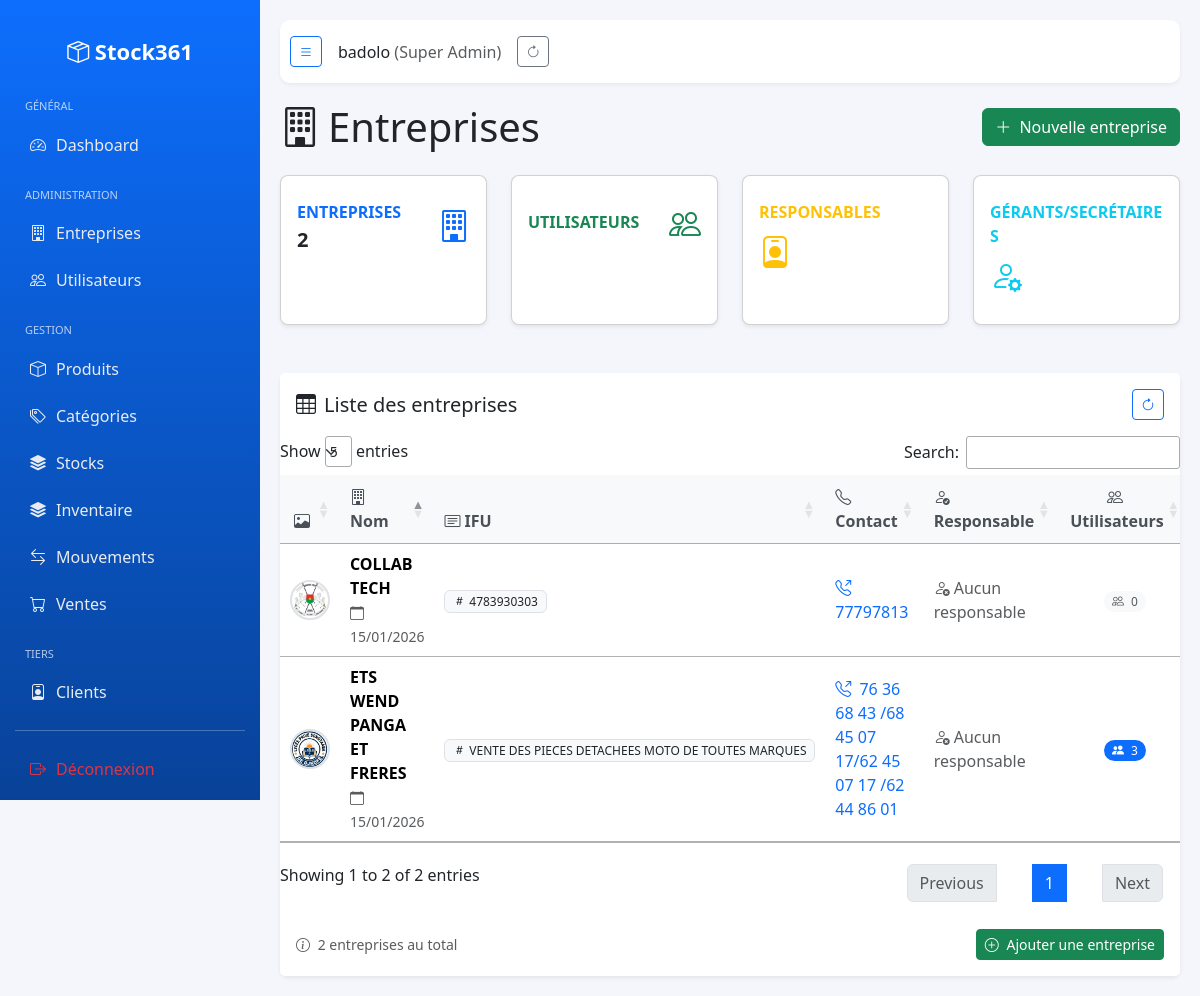
The page /entreprises/ (signed in) on the database its author committed.
### entreprise/models.py (models this page shows, shortened)
class Utilisateur(AbstractUser):
    class TypeUtilisateur(models.TextChoices):
        SUPER_ADMIN = 'super_admin', 'Super Admin'
        RESPONSABLE = 'responsable', 'Responsable'
        GERANT = 'gerant', 'Gérant/Secrétaire'
    entreprise = models.ForeignKey(
        Entreprise,
        on_delete=models.CASCADE,
        related_name='utilisateurs',
        blank=True,
        null=True
    )
    type_utilisateur = models.CharField(
        max_length=20,
        choices=TypeUtilisateur.choices,
        default=TypeUtilisateur.GERANT
    )
    est_actif = models.BooleanField(default=True)
    telephone = models.CharField(max_length=20, blank=True, null=True)
    adresse = models.CharField(max_length=255, blank=True, null=True)
    date_creation = models.DateTimeField(default=timezone.now)
    @property
    def est_super_admin(self):
        return self.type_utilisateur == self.TypeUtilisateur.SUPER_ADMIN
    def get_role_display(self):
        return self.get_type_utilisateur_display()
    @property
    def responsable(self):
        """
        Retourne le premier utilisateur de type 'responsable' ou None
        """
        return self.utilisateurs.filter(type_utilisateur='responsable').first()

class Entreprise(models.Model):
    nom = models.CharField(max_length=150)
    ifu = models.CharField(max_length=50, unique=True)
    contact = models.CharField(max_length=50, blank=True, null=True)
    logo = models.ImageField(upload_to='entreprises/logos/', blank=True, null=True)
    est_actif = models.BooleanField(default=True)
    date_creation = models.DateTimeField(default=timezone.now)

### entreprise/views.py (the view)
# urls.py: path('entreprises/', views.EntrepriseListView.as_view(), name='entreprise_list'),
class EntrepriseListView(SuperAdminRequiredMixin, ListView):
    model = Entreprise
    template_name = 'entreprise/entreprise_list.html'
    context_object_name = 'entreprises'
    def get_context_data(self, **kwargs):
        context = super().get_context_data(**kwargs)
        entreprises = context['entreprises']
        context['total_entreprises'] = entreprises.count()
        context['total_actives'] = entreprises.filter(est_actif=True).count()
        context['total_inactives'] = entreprises.filter(est_actif=False).count()
        return context

### entreprise/views.py (called while the page is built)
    def test_func(self):
        return self.request.user.is_authenticated and self.request.user.est_super_admin

### templates/entreprise/entreprise_list.html (shortened to what this page needs)
{% extends 'base.html' %}
{% block content %}
<div class="d-flex justify-content-between align-items-center mb-4">
    <h1 class="mb-0">
        <i class="bi bi-building me-2"></i>Entreprises
    </h1>
    <a href="{% url 'entreprise_create' %}" class="btn btn-success">
        <i class="bi bi-plus-lg me-1"></i> Nouvelle entreprise
    </a>
</div>
<div class="row mb-4">
    <div class="col-xl-3 col-md-6 mb-4">
        <div class="card border-left-primary shadow-sm h-100 py-2">
            <div class="card-body">
                <div class="row no-gutters align-items-center">
                    <div class="col mr-2">
                        <div class="text-xs fw-bold text-primary text-uppercase mb-1">
                            Entreprises
                        </div>
                        <div class="h5 mb-0 fw-bold text-gray-800">{{ total_entreprises }}</div>
                    </div>
                    <div class="col-auto">
                        <i class="bi bi-building fs-2 text-primary"></i>
                    </div>
                </div>
            </div>
        </div>
    </div>
    <div class="col-xl-3 col-md-6 mb-4">
        <div class="card border-left-success shadow-sm h-100 py-2">
            <div class="card-body">
                <div class="row no-gutters align-items-center">
                    <div class="col mr-2">
                        <div class="text-xs fw-bold text-success text-uppercase mb-1">
                            Utilisateurs
                        </div>
                    </div>
                    <div class="col-auto">
                        <i class="bi bi-people fs-2 text-success"></i>
                    </div>
                </div>
            </div>
        </div>
    </div>
    <div class="col-xl-3 col-md-6 mb-4">
        <div class="card border-left-warning shadow-sm h-100 py-2">
            <div class="card-body">
                <div class="row no-gutters align-items-center">
                    <div class="col mr-2">
                        <div class="text-xs fw-bold text-warning text-uppercase mb-1">
                            Responsables
                        </div>
                    </div>
                    <div class="col-auto">
                        <i class="bi bi-person-badge fs-2 text-warning"></i>
                    </div>
                </div>
            </div>
        </div>
    </div>
    <div class="col-xl-3 col-md-6 mb-4">
        <div class="card border-left-info shadow-sm h-100 py-2">
            <div class="card-body">
                <div class="row no-gutters align-items-center">
                    <div class="col mr-2">
                        <div class="text-xs fw-bold text-info text-uppercase mb-1">
                            Gérants/Secrétaires
                        </div>
                    </div>
                    <div class="col-auto">
                        <i class="bi bi-person-gear fs-2 text-info"></i>
                    </div>
                </div>
            </div>
        </div>
    </div>
</div>
<div class="card shadow-sm border-0">
    <div class="card-header bg-white border-0 py-3">
        <div class="d-flex justify-content-between align-items-center">
            <h5 class="card-title mb-0">
                <i class="bi bi-table me-2"></i>Liste des entreprises
            </h5>
            <div class="btn-group" role="group">
                <button type="button" class="btn btn-outline-primary btn-sm" id="refreshTable">
                    <i class="bi bi-arrow-clockwise"></i>
                </button>
            </div>
        </div>
    </div>
    <div class="card-body p-0">
        <div class="table-responsive">
            <table id="entrepriseTable" class="table table-hover align-middle mb-0">
                <thead class="table-light">
                    <tr>
                        <th class="text-center" style="width: 60px;">
                            <i class="bi bi-image"></i>
                        </th>
                        <th>
                            <i class="bi bi-building me-1"></i>Nom
                        </th>
                        <th>
                            <i class="bi bi-card-text me-1"></i>IFU
                        </th>
                        <th>
                            <i class="bi bi-telephone me-1"></i>Contact
                        </th>
                        <th>
                            <i class="bi bi-person-check me-1"></i>Responsable
                        </th>
                        <th class="text-center">
                            <i class="bi bi-people me-1"></i>Utilisateurs
                        </th>
                    </tr>
                </thead>
                <tbody>
                    {% for e in entreprises %}
                    <tr>
                        <td class="text-center">
                            {% if e.logo %}
                                <img src="{{ e.logo.url }}" alt="{{ e.nom }}"
                                     class="rounded-circle"
                                     style="height:40px; width:40px; object-fit:cover; border: 2px solid #dee2e6;">
                            {% else %}
                                <div class="avatar-placeholder rounded-circle d-inline-flex align-items-center justify-content-center bg-light text-muted"
                                     style="width:40px; height:40px;">
                                    <i class="bi bi-building fs-5"></i>
                                </div>
                            {% endif %}
                        </td>
                        <td>
                            <div class="fw-semibold">{{ e.nom }}</div>
                            <small class="text-muted">
                                <i class="bi bi-calendar me-1"></i>
                                {{ e.date_creation|date:"d/m/Y" }}
                            </small>
                        </td>
                        <td>
                            <span class="badge bg-light text-dark border">
                                <i class="bi bi-hash me-1"></i>{{ e.ifu }}
                            </span>
                        </td>
                        <td>
                            {% if e.contact %}
                                <a href="tel:{{ e.contact }}" class="text-decoration-none">
                                    <i class="bi bi-telephone-outbound me-1"></i>
                                    {{ e.contact }}
                                </a>
                            {% else %}
                                <span class="text-muted">
                                    <i class="bi bi-telephone-x me-1"></i>Non spécifié
                                </span>
                            {% endif %}
                        </td>
                        <td>
                            {% if e.responsable %}
                                <div class="d-flex align-items-center">
                                    <div class="avatar-placeholder rounded-circle d-inline-flex align-items-center justify-content-center bg-primary text-white me-2"
                                         style="width:30px; height:30px; font-size:12px;">
                                        {{ e.responsable.get_full_name|first|upper }}
                                    </div>
                                    <div>
                                        <div class="fw-medium">{{ e.responsable.get_full_name }}</div>
                                        <small class="text-muted">
                                            <i class="bi bi-person-badge me-1"></i>
                                            {{ e.responsable.get_type_utilisateur_display }}
                                        </small>
                                    </div>
                                </div>
                            {% else %}
                                <span class="text-muted">
                                    <i class="bi bi-person-x me-1"></i>Aucun responsable
                                </span>
                            {% endif %}
                        </td>
                        <td class="text-center">
                            {% if e.utilisateurs.count > 0 %}
                                <span class="badge bg-primary rounded-pill">
                                    <i class="bi bi-people-fill me-1"></i>
                                    {{ e.utilisateurs.count }}
                                </span>
                            {% else %}
                                <span class="badge bg-light text-muted rounded-pill">
                                    <i class="bi bi-people me-1"></i>
                                    0
                                </span>
                            {% endif %}
                        </td>
                    </tr>
                    {% endfor %}
                </tbody>
            </table>
        </div>
    </div>
    <div class="card-footer bg-white border-0 py-3">
        <div class="d-flex justify-content-between align-items-center">
            <small class="text-muted">
                <i class="bi bi-info-circle me-1"></i>
                {{ entreprises.count }} entreprise{{ entreprises.count|pluralize }} au total
            </small>
            <a href="{% url 'entreprise_create' %}" class="btn btn-success btn-sm">
                <i class="bi bi-plus-circle me-1"></i> Ajouter une entreprise
            </a>
        </div>
    </div>
</div>
<link rel="stylesheet" href="https://cdn.datatables.net/1.13.6/css/dataTables.bootstrap5.min.css">
<link rel="stylesheet" href="https://cdn.datatables.net/buttons/2.4.1/css/buttons.bootstrap5.min.css">
{% endblock %}

### templates/base.html (shortened to what this page needs)
<!DOCTYPE html>
<html lang="fr">
{% load static %}
<head>
    <link href="{% static 'vendor/bootstrap/css/bootstrap.min.css' %}" rel="stylesheet">
    <link href="{% static 'vendor/bootstrap-icons/font/bootstrap-icons.css' %}" rel="stylesheet">
    <link rel="stylesheet" href="{% static 'vendor/datatables/css/jquery.dataTables.min.css' %}">
    <link rel="stylesheet" href="{% static 'vendor/datatables/css/dataTables.bootstrap5.min.css' %}">
    <link rel="stylesheet" href="{% static 'vendor/datatables/css/buttons.bootstrap5.min.css' %}">
    <link rel="stylesheet" href="{% static 'vendor/datatables/css/select.bootstrap5.min.css' %}">
    <link rel="stylesheet" href="{% static 'vendor/datatables/css/responsive.bootstrap5.min.css' %}">
</head>
<body>
<div class="sidebar" id="sidebar">
    <div class="brand">
        <i class="bi bi-box-seam"></i> <span>Stock361</span>
    </div>
    {% if request.user.est_super_admin %}
        <div class="menu-title">Général</div>
        <a href="{% url 'dashboard' %}"><i class="bi bi-speedometer2"></i> <span>Dashboard</span></a>
        <div class="menu-title">Administration</div>
        <a href="{% url 'entreprise_list' %}"><i class="bi bi-building"></i> <span>Entreprises</span></a>
        <a href="{% url 'utilisateur_list' %}"><i class="bi bi-people"></i> <span>Utilisateurs</span></a>
        <div class="menu-title">Gestion</div>
        <a href="{% url 'produit:produit_list' %}"><i class="bi bi-box"></i> <span>Produits</span></a>
        <a href="{% url 'produit:categorie_list' %}">
            <i class="bi bi-tags"></i> <span>Catégories</span>
        </a>
        <a href="{% url 'stock_list' %}"><i class="bi bi-stack"></i> <span>Stocks</span></a>
        <a href="{% url 'inventaire_list' %}"><i class="bi bi-stack"></i> <span>Inventaire</span></a>
        <a href="{% url 'mouvement_list' %}"><i class="bi bi-arrow-left-right"></i> <span>Mouvements</span></a>
        <a href="{% url 'vente_list' %}"><i class="bi bi-cart"></i> <span>Ventes</span></a>
        <div class="menu-title">Tiers</div>
        <a href="{% url 'client_list' %}"><i class="bi bi-person-badge"></i> <span>Clients</span></a>
    {% endif %}
    <hr class="text-white">
    <a href="{% url 'logout' %}" class="text-danger"><i class="bi bi-box-arrow-right"></i> <span>Déconnexion</span></a>
</div>
<div class="main" id="main">
    <div class="topbar">
        <div class="d-flex align-items-center gap-3">
            <button class="btn btn-sm btn-outline-primary" id="toggleSidebar"><i class="bi bi-list"></i></button>
            <div class="user-info">
                {{ request.user.username }}
                <span class="text-muted">({{ request.user.get_role_display }})</span>
            </div>
            <button class="btn btn-sm btn-outline-secondary" id="refreshBtn" title="Actualiser">
                <i class="bi bi-arrow-clockwise"></i>
            </button>
        </div>
    </div>
    {% block content %}{% endblock %}
</div>
<div id="toastContainer" class="toast-container position-fixed bottom-0 end-0 p-3"></div>
</body>
</html>

### templates/base.html (style rules this page uses)
body { margin: 0; background: #f4f6fb; font-family: "Segoe UI", sans-serif; }
.sidebar { width: 260px; height: 100vh; position: fixed; left: 0; top: 0; background: linear-gradient(180deg, #0d6efd, #084298); color: white; padding: 15px; transition: 0.3s; z-index: 1000; }
.sidebar .brand { text-align: center; font-size: 22px; font-weight: bold; margin: 20px 0 30px; }
.sidebar a { display: flex; align-items: center; gap: 10px; color: #e9ecef; text-decoration: none; padding: 10px 15px; border-radius: 10px; margin: 3px 0; transition: all 0.2s ease; }
.menu-title { margin: 20px 10px 8px; font-size: 11px; text-transform: uppercase; opacity: 0.7; }
.main { margin-left: 260px; padding: 20px; transition: 0.3s; min-height: 100vh; }
.topbar { background: #fff; padding: 16px 10px; display: flex; justify-content: space-between; align-items: center; border-radius: 10px; margin-bottom: 20px; box-shadow: 0 2px 4px rgba(0,0,0,0.05); }
.topbar .user-info { font-weight: 500; }
.toast-container { z-index: 1100; }

### templates/entreprise/entreprise_list.html (style rules this page uses)
.card { border-radius: 0.5rem; }
.table th { border-top: none; font-weight: 600; color: #495057; }
.badge { font-weight: 500; }
.btn-group .btn { border-radius: 0.25rem !important; }

### rows shown on the page
Utilisateur: user.username "badolo", user.role "Super Admin"
Entreprise: logo (picture), nom "COLLAB TECH", date_creation "15/01/2026", ifu "4783930303", contact "77797813"
Entreprise: logo (picture), nom "ETS WEND PANGA ET FRERES", date_creation "15/01/2026", ifu "VENTE DES PIECES DETACHEES MOTO DE TOUTES MARQUES", contact "76 36 68 43 /68 45 07 17/62 45 07 17 /62 44 86 01", utilisateurs.count "3"

### other values the page prints
{{ total_entreprises }} "2"
{{ entreprises.count }} "2"
